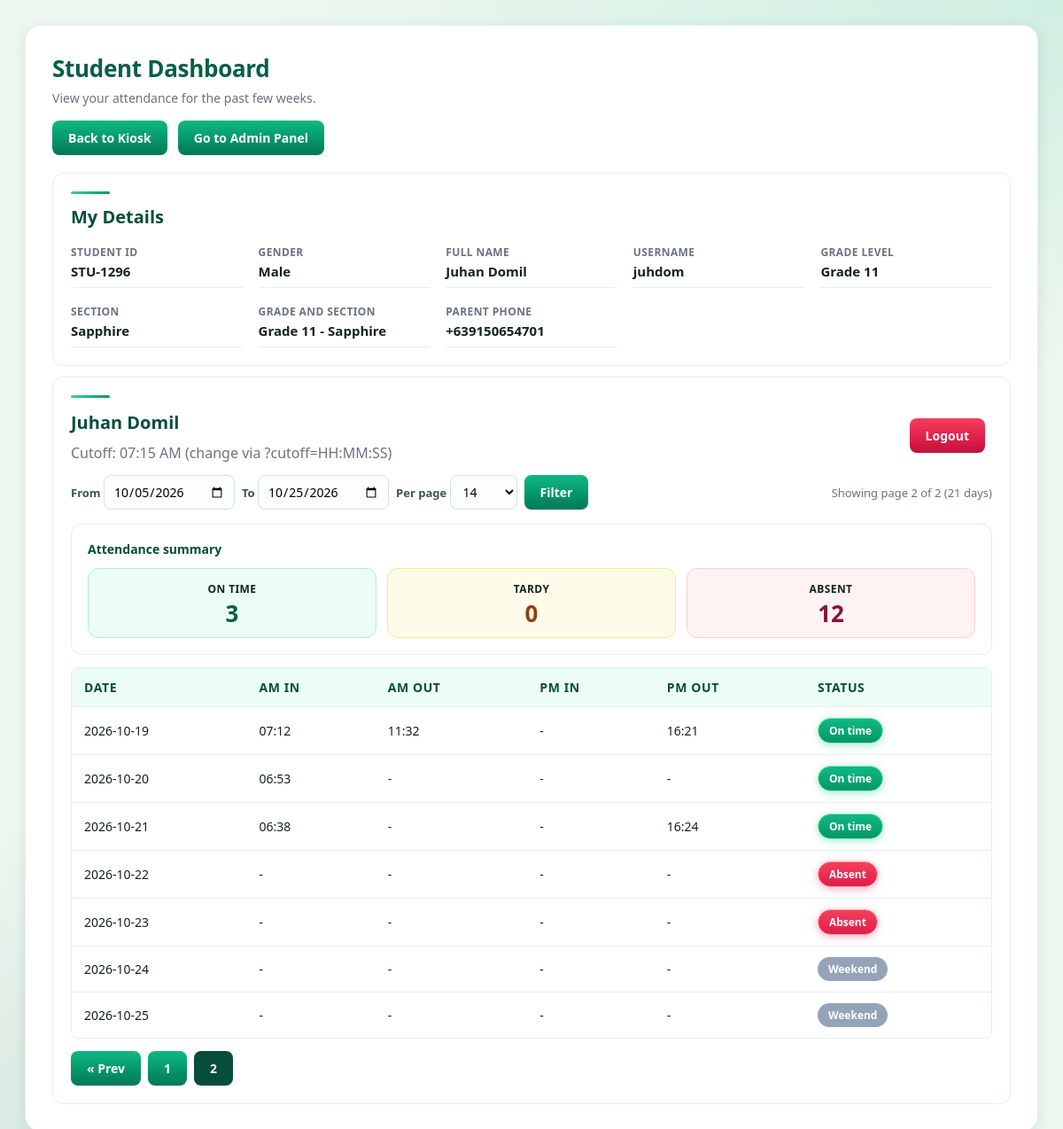
Screenshot of /student.php?page=2 (signed in) with the database file from the repository.
### tables this page shows
CREATE TABLE `students` (
  `student_id` varchar(50) NOT NULL,
  `full_name` varchar(100) NOT NULL,
  `grade_section` varchar(50) NOT NULL,
  `parent_phone` varchar(20) NOT NULL,
  `username` varchar(100) DEFAULT NULL,
  `password_hash` varchar(255) DEFAULT NULL,
  `qr_payload` varchar(255) NOT NULL DEFAULT '',
  `grade_level` varchar(50) DEFAULT NULL,
  `section` varchar(50) DEFAULT NULL,
  `gender` varchar(10) DEFAULT NULL
);

CREATE TABLE `attendance_settings` (
  `setting_key` varchar(100) NOT NULL,
  `setting_value` varchar(255) NOT NULL,
  `updated_at` datetime DEFAULT current_timestamp() ON UPDATE current_timestamp()
);

CREATE TABLE `attendance_logs` (
  `id` int(11) NOT NULL,
  `student_id` varchar(50) NOT NULL,
  `log_type` enum('IN','OUT','AM_IN','AM_OUT','PM_IN','PM_OUT') NOT NULL,
  `timestamp` datetime DEFAULT current_timestamp(),
  `latitude` decimal(10,7) DEFAULT NULL,
  `longitude` decimal(10,7) DEFAULT NULL
);

### admin_helpers.php (called while the page is built, shortened)
<?php
function getAttendanceSetting(mysqli $conn, string $key, int $default): int
{
    $stmt = $conn->prepare('SELECT setting_value FROM attendance_settings WHERE setting_key = ? LIMIT 1');
    $stmt->bind_param('s', $key);
    $stmt->execute();
    $result = $stmt->get_result();
    if ($result && $result->num_rows > 0) {
        $row = $result->fetch_assoc();
        $value = (int) ($row['setting_value'] ?? 0);
        if ($value > 0) {
            return $value;
        }
    } elseif ($result) {
        $result->free();
    }
    return $default;
}
function formatMinutesToTime(int $minutes): string
{
    $hours = intdiv($minutes, 60);
    $mins = $minutes % 60;
    $period = $hours >= 12 ? 'PM' : 'AM';
    $displayHour = $hours % 12;
    return sprintf('%02d:%02d %s', $displayHour, $mins, $period);
}

### student.php (the view, shortened to what this page needs)
<?php
require_once 'db.php';
require_once 'admin_helpers.php';
$loggedIn = !empty($_SESSION['student_id']);
$studentDetails = null;
if ($loggedIn) {
    $studentDetailsStmt = $conn->prepare('SELECT student_id, full_name, gender, grade_level, section, grade_section, parent_phone, username FROM students WHERE student_id = ? LIMIT 1');
    $studentDetailsStmt->bind_param('s', $_SESSION['student_id']);
    $studentDetailsStmt->execute();
    $studentDetails = $studentDetailsStmt->get_result()->fetch_assoc();
}
$amTardyAfterMinutes = getAttendanceSetting($conn, 'am_tardy_after_minutes', 495);
$attendance_cutoff = $_GET['cutoff'] ?? formatMinutesToTime($amTardyAfterMinutes);
$attendance_days = [];
if ($loggedIn) {
    $sid = $_SESSION['student_id'];
    $start = $_GET['start'] ?? '';
    $end = $_GET['end'] ?? '';
    $per_page = isset($_GET['per_page']) ? max(5, (int)$_GET['per_page']) : 14;
    $page = isset($_GET['page']) ? max(1, (int)$_GET['page']) : 1;
    if ($start === '' && $end === '') {
        $end = date('Y-m-d');
        $start = date('Y-m-d', strtotime('-20 days', strtotime($end)));
    }
    $startTs = strtotime($start);
    $endTs = strtotime($end);
    $all_days = [];
    for ($d = $startTs; $d <= $endTs; $d = strtotime('+1 day', $d)) {
        $all_days[] = date('Y-m-d', $d);
    }
    $total = count($all_days);
    $pages = max(1, (int) ceil($total / $per_page));
    $offset = ($page - 1) * $per_page;
    $visible_days = array_slice($all_days, $offset, $per_page);
    $attendanceSummary = ['On time' => 0, 'Tardy' => 0, 'Absent' => 0];
    foreach ($all_days as $d) {
        if (!isSchoolDay($conn, $d)) {
            continue;
        }
        $q = $conn->prepare("SELECT log_type, timestamp FROM attendance_logs WHERE student_id = ? AND log_type IN ('AM_IN', 'AM_OUT', 'PM_IN', 'PM_OUT') AND DATE(timestamp) = ? ORDER BY timestamp ASC");
        $q->bind_param('ss', $sid, $d);
        $q->execute();
        $punches = ['AM_IN' => null, 'AM_OUT' => null, 'PM_IN' => null, 'PM_OUT' => null];
        $result = $q->get_result();
        while ($result && ($punch = $result->fetch_assoc())) {
            $punchType = $punch['log_type'];
            if ($punches[$punchType] === null) {
                $punches[$punchType] = $punch['timestamp'];
            }
        }
        $amInTime = $punches['AM_IN'];
        if (! $amInTime) {
            $attendanceSummary['Absent']++;
        } else {
            $timeOnly = date('H:i:s', strtotime($amInTime));
            $status = (strtotime($timeOnly) <= strtotime($attendance_cutoff)) ? 'On time' : 'Tardy';
            $attendanceSummary[$status]++;
        }
    }
    foreach ($visible_days as $d) {
        if (!isSchoolDay($conn, $d)) {
            $attendance_days[$d] = ['status' => 'Weekend', 'time' => null, 'am_in' => null, 'am_out' => null, 'pm_in' => null, 'pm_out' => null];
            continue;
        }
        $q = $conn->prepare("SELECT log_type, timestamp FROM attendance_logs WHERE student_id = ? AND log_type IN ('AM_IN', 'AM_OUT', 'PM_IN', 'PM_OUT') AND DATE(timestamp) = ? ORDER BY timestamp ASC");
        $q->bind_param('ss', $sid, $d);
        $q->execute();
        $punches = ['AM_IN' => null, 'AM_OUT' => null, 'PM_IN' => null, 'PM_OUT' => null];
        $result = $q->get_result();
        while ($result && ($punch = $result->fetch_assoc())) {
            $punchType = $punch['log_type'];
            if ($punches[$punchType] === null) {
                $punches[$punchType] = $punch['timestamp'];
            }
        }
        $amInTime = $punches['AM_IN'];
        if (! $amInTime) {
            $attendance_days[$d] = ['status' => 'Absent', 'time' => null, 'am_in' => null, 'am_out' => null, 'pm_in' => null, 'pm_out' => null];
        } else {
            $timeOnly = date('H:i:s', strtotime($amInTime));
            $attendance_days[$d] = [
                'status' => (strtotime($timeOnly) <= strtotime($attendance_cutoff)) ? 'On time' : 'Tardy',
                'time' => $amInTime,
                'am_in' => $punches['AM_IN'],
                'am_out' => $punches['AM_OUT'],
                'pm_in' => $punches['PM_IN'],
                'pm_out' => $punches['PM_OUT'],
            ];
        }
    }
    $template_pagination = [
        'total' => $total,
        'pages' => $pages,
        'page' => $page,
        'per_page' => $per_page,
        'start' => date('Y-m-d', $startTs),
        'end' => date('Y-m-d', $endTs),
    ];
}
?>
<!DOCTYPE html>
<html lang="en">
<head>
</head>
<body>
    <div class="container">
        <h1>Student Dashboard</h1>
        <p class="page-sub">View your attendance for the past few weeks.</p>
        <div class="page-actions">
            <a class="button" href="index.php">Back to Kiosk</a>
            <a class="button" href="admin.php">Go to Admin Panel</a>
        </div>
        <?php if (! $loggedIn): ?>
            <section class="card">
                <h2>Student Login</h2>
                <form method="post" class="inline">
                    <input type="hidden" name="action" value="login_student">
                    <input name="username" placeholder="Username">
                    <input name="password" type="password" placeholder="Password">
                    <button type="submit">Login</button>
                </form>
                <p style="margin-top:8px;color:#666;font-size:13px">If you don't have credentials, ask your administrator to create an account.</p>
            </section>
        <?php else: ?>
            <?php if ($studentDetails): ?>
                <section class="card">
                    <h2>My Details</h2>
                    <dl class="details-grid">
                        <div><dt>Student ID</dt><dd><?= htmlspecialchars($studentDetails['student_id']) ?></dd></div>
                        <div><dt>Gender</dt><dd><?= htmlspecialchars($studentDetails['gender'] ?: '-') ?></dd></div>
                        <div><dt>Full Name</dt><dd><?= htmlspecialchars($studentDetails['full_name']) ?></dd></div>
                        <div><dt>Username</dt><dd><?= htmlspecialchars($studentDetails['username'] ?? '') ?></dd></div>
                        <div><dt>Grade Level</dt><dd><?= htmlspecialchars($studentDetails['grade_level'] ?: '-') ?></dd></div>
                        <div><dt>Section</dt><dd><?= htmlspecialchars($studentDetails['section'] ?: '-') ?></dd></div>
                        <div><dt>Grade and Section</dt><dd><?= htmlspecialchars($studentDetails['grade_section']) ?></dd></div>
                        <div><dt>Parent Phone</dt><dd><?= htmlspecialchars($studentDetails['parent_phone']) ?></dd></div>
                    </dl>
                </section>
            <?php endif; ?>
            <section class="card">
                <div class="hello-bar">
                    <div>
                        <h2><?= htmlspecialchars($_SESSION['student_name']) ?></h2>
                        <p>Cutoff: <?= htmlspecialchars($attendance_cutoff) ?> (change via ?cutoff=HH:MM:SS)</p>
                    </div>
                    <form method="post" style="margin:0">
                        <button class="button logout" type="submit">Logout</button>
                    </form>
                </div>
                <div class="filter-row">
                    <form method="get" style="display:flex;gap:8px;align-items:center;flex-wrap:wrap">
                        <label>From <input type="date" name="start" value="<?= isset($template_pagination) ? htmlspecialchars($template_pagination['start']) : '' ?>"></label>
                        <label>To <input type="date" name="end" value="<?= isset($template_pagination) ? htmlspecialchars($template_pagination['end']) : '' ?>"></label>
                        <label>Per page
                            <select name="per_page">
                                <?php foreach ([7,14,21,30] as $pp): ?>
                                    <option value="<?= $pp ?>" <?= (isset($template_pagination) && $template_pagination['per_page']==$pp) ? 'selected' : '' ?>><?= $pp ?></option>
                                <?php endforeach; ?>
                            </select>
                        </label>
                        <button type="submit" class="button">Filter</button>
                    </form>
                    <?php if (isset($template_pagination)): ?>
                        <div style="font-size:13px;color:#6b7280">Showing page <?= $template_pagination['page'] ?> of <?= $template_pagination['pages'] ?> (<?= $template_pagination['total'] ?> days)</div>
                    <?php endif; ?>
                </div>
                <div class="card" style="margin:16px 0 0; padding:18px;">
                    <div style="font-size:14px; font-weight:700; color:#064e3b;">Attendance summary</div>
                    <div class="stat-grid">
                        <div class="stat on">
                            <div class="label">On time</div>
                            <div class="num"><?= htmlspecialchars((string) ($attendanceSummary['On time'] ?? 0)) ?></div>
                        </div>
                        <div class="stat tardy">
                            <div class="label">Tardy</div>
                            <div class="num"><?= htmlspecialchars((string) ($attendanceSummary['Tardy'] ?? 0)) ?></div>
                        </div>
                        <div class="stat absent">
                            <div class="label">Absent</div>
                            <div class="num"><?= htmlspecialchars((string) ($attendanceSummary['Absent'] ?? 0)) ?></div>
                        </div>
                    </div>
                </div>
                <div class="table-wrap">
                    <table>
                        <thead><tr><th>Date</th><th>AM IN</th><th>AM OUT</th><th>PM IN</th><th>PM OUT</th><th>Status</th></tr></thead>
                        <tbody>
                        <?php foreach ($attendance_days as $d => $row): ?>
                            <tr>
                                <td><?= htmlspecialchars($d) ?></td>
                                <td><?= $row['am_in'] ? htmlspecialchars(date('H:i', strtotime($row['am_in']))) : '-' ?></td>
                                <td><?= $row['am_out'] ? htmlspecialchars(date('H:i', strtotime($row['am_out']))) : '-' ?></td>
                                <td><?= $row['pm_in'] ? htmlspecialchars(date('H:i', strtotime($row['pm_in']))) : '-' ?></td>
                                <td><?= $row['pm_out'] ? htmlspecialchars(date('H:i', strtotime($row['pm_out']))) : '-' ?></td>
                                <td>
                                    <?php if ($row['status'] === 'On time'): ?>
                                        <span class="badge on">On time</span>
                                    <?php elseif ($row['status'] === 'Tardy'): ?>
                                        <span class="badge tardy">Tardy</span>
                                    <?php elseif ($row['status'] === 'Weekend'): ?>
                                        <span class="badge weekend">Weekend</span>
                                    <?php else: ?>
                                        <span class="badge absent">Absent</span>
                                    <?php endif; ?>
                                </td>
                            </tr>
                        <?php endforeach; ?>
                        </tbody>
                    </table>
                </div>
                <?php if (isset($template_pagination) && $template_pagination['pages'] > 1): ?>
                    <div class="pagination">
                        <?php
                        function pageUrl($p) {
                            $params = $_GET;
                            $params['page'] = $p;
                            return '?' . http_build_query($params);
                        }
                        ?>
                        <?php if ($template_pagination['page'] > 1): ?>
                            <a class="button" href="<?= pageUrl($template_pagination['page'] - 1) ?>">&laquo; Prev</a>
                        <?php endif; ?>
                        <?php
                        $startPage = max(1, $template_pagination['page'] - 3);
                        $endPage = min($template_pagination['pages'], $template_pagination['page'] + 3);
                        for ($p = $startPage; $p <= $endPage; $p++):
                        ?>
                            <a class="button <?= $p == $template_pagination['page'] ? 'current' : '' ?>" href="<?= pageUrl($p) ?>"><?= $p ?></a>
                        <?php endfor; ?>
                    </div>
                <?php endif; ?>
            </section>
        <?php endif; ?>
    </div>
</body>
</html>

### rows the page displays
students: student_id "STU-1296", gender "Male", full_name "Juhan Domil", username "juhdom", grade_level "Grade 11", section "Sapphire", grade_section "Grade 11 - Sapphire", parent_phone "+639150654701"
attendance_settings: setting_value "07:15 AM"
attendance_logs: d "2026-10-19", timestamp "07:12", am_out "11:32", pm_out "16:21", shows "On time"
attendance_logs: d "2026-10-20", timestamp "06:53", shows "On time"
attendance_logs: d "2026-10-21", timestamp "06:38", pm_out "16:24", shows "On time"

### other values shown
$_SESSION['student_name'] "Juhan Domil"
$template_pagination['page'] "2"
$template_pagination['pages'] "2"
$template_pagination['total'] "21"
$attendanceSummary['On time'] "3"
$attendanceSummary['Tardy'] "0"
$attendanceSummary['Absent'] "12"
$d "2026-10-22"
$d "2026-10-23"
$d "2026-10-24"
$d "2026-10-25"
form field per_page "14"
